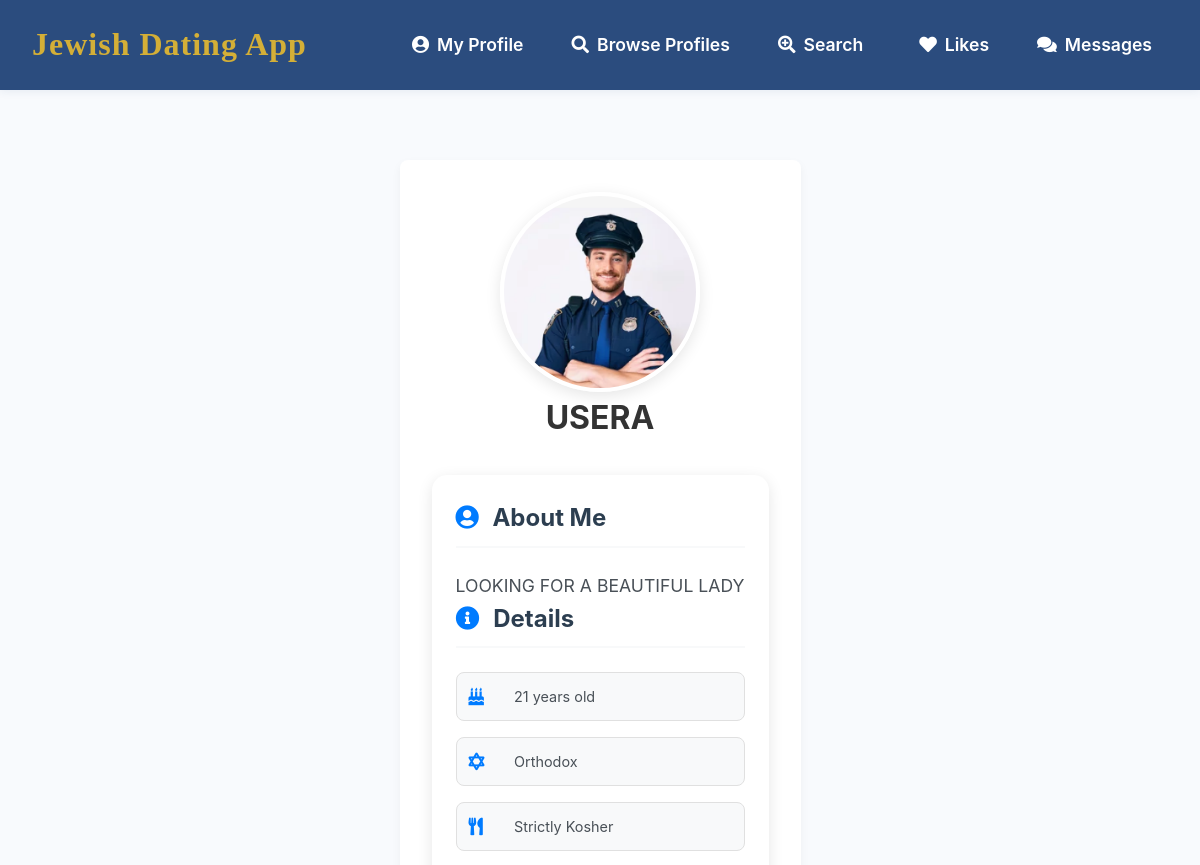
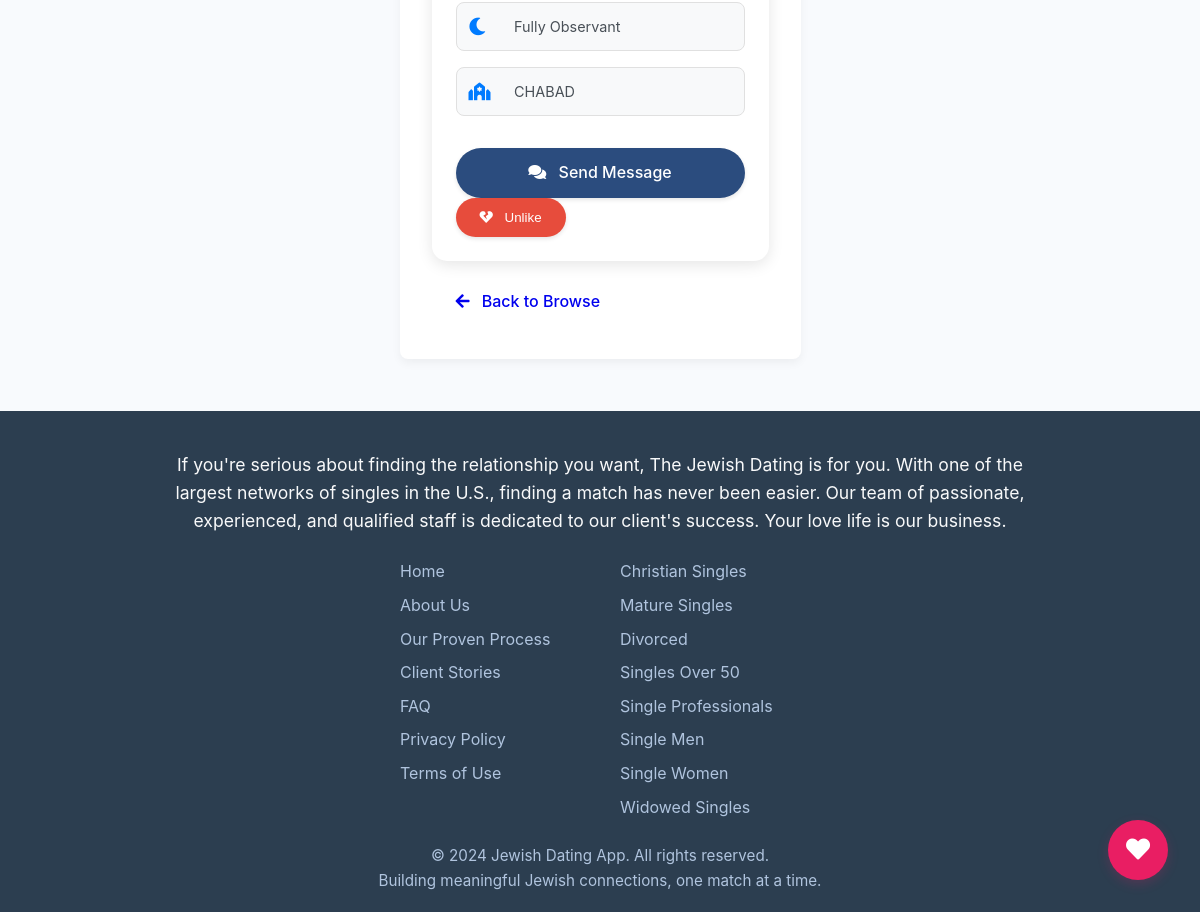
The app's page /user_profile/1 (signed in) with its own data (2 pictures, top to bottom).
### tables this page shows
CREATE TABLE profiles (
            id INTEGER PRIMARY KEY AUTOINCREMENT,
            user_id INTEGER UNIQUE NOT NULL,
            age INTEGER,
            bio TEXT,
            observance_level TEXT,
            kosher_level TEXT,
            shabbat_observance TEXT,
            synagogue_affiliation TEXT,
            profile_picture TEXT, education_level TEXT, occupation TEXT, employer TEXT, annual_income_range TEXT, family_background TEXT, parents_observance TEXT, siblings INTEGER, children INTEGER, want_children TEXT, community_involvement TEXT, jewish_education TEXT, languages TEXT, aliyah_interest TEXT, relationship_goals TEXT, dating_preferences TEXT, deal_breakers TEXT, profile_completion INTEGER DEFAULT 0, is_verified BOOLEAN DEFAULT 0, verification_method TEXT, verification_date TIMESTAMP, last_updated TIMESTAMP, min_age_preference INTEGER DEFAULT 18, max_age_preference INTEGER DEFAULT 120, location_preference TEXT, distance_preference INTEGER DEFAULT 50, -- NEW COLUMN for profile picture filename
            FOREIGN KEY (user_id) REFERENCES users(id)
        );

CREATE TABLE users (
            id INTEGER PRIMARY KEY AUTOINCREMENT,
            username TEXT UNIQUE NOT NULL,
            password TEXT NOT NULL
        , last_active DATETIME, latitude REAL, longitude REAL, min_age_preference INTEGER DEFAULT 18, max_age_preference INTEGER DEFAULT 120);

### app.py (the view)
@app.route('/user_profile/<int:user_id>', endpoint='view_user_profile')
@login_required
def view_user_profile(user_id):
    conn = get_db_connection()
    current_user_id = g.user['id']
    if user_id == current_user_id:
        conn.close()
        return redirect(url_for('profile'))
    target_user = conn.execute(
        'SELECT id, username FROM users WHERE id = ?', (user_id,)
    ).fetchone()
    if not target_user:
        conn.close()
        flash('User not found.', 'error')
        return redirect(url_for('browse_profiles'))
    target_profile = conn.execute(
        '''SELECT age, bio, observance_level, kosher_level, shabbat_observance, synagogue_affiliation, profile_picture
           FROM profiles WHERE user_id = ?''', (user_id,)
    ).fetchone()
    if not target_profile:
        conn.close()
        flash(f'Profile data not found for {target_user["username"]}.', 'error')
        return redirect(url_for('browse_profiles'))
    is_liked_by_me = conn.execute(
        'SELECT 1 FROM likes WHERE liker_id = ? AND liked_id = ?',
        (current_user_id, user_id)
    ).fetchone() is not None
    conn.close()
    return render_template('view_profile.html',
                           target_user=target_user,
                           target_profile=target_profile,
                           is_liked_by_me=is_liked_by_me)

### app.py (called while the page is built)
@app.after_request
def add_security_headers(response):
    response.headers['Strict-Transport-Security'] = 'max-age=31536000; includeSubDomains'
    response.headers['X-Content-Type-Options'] = 'nosniff'
    response.headers['X-Frame-Options'] = 'SAMEORIGIN'
    response.headers['X-XSS-Protection'] = '1; mode=block'
    response.headers['Content-Security-Policy'] = "default-src 'self'; script-src 'self' 'unsafe-inline' cdnjs.cloudflare.com cdn.jsdelivr.net; style-src 'self' 'unsafe-inline' fonts.googleapis.com cdnjs.cloudflare.com cdn.jsdelivr.net; font-src 'self' fonts.gstatic.com cdnjs.cloudflare.com; img-src 'self' data:; connect-src 'self'"
    return response

def get_db_connection():
    conn = sqlite3.connect(app.config['DATABASE'])
    conn.row_factory = sqlite3.Row
    return conn

@app.context_processor
def inject_now():
    return {'now': datetime.datetime.now()}

@app.before_request
def load_logged_in_user():
    user_id = session.get('user_id')
    if user_id is None:
        g.user = None
    else:
        conn = get_db_connection()
        g.user = conn.execute(
            'SELECT * FROM users WHERE id = ?', (user_id,)
        ).fetchone()
        conn.execute(
            'UPDATE users SET last_active = CURRENT_TIMESTAMP WHERE id = ?', (user_id,)
        )
        conn.commit()
        conn.close()

def login_required(view):
    @wraps(view)
    def wrapped_view(*args, **kwargs):
        if g.user is None:
            flash('You need to be logged in to access this page.', 'warning')
            return redirect(url_for('login'))
        return view(*args, **kwargs)
    return wrapped_view

### templates/view_profile.html (shortened to what this page needs)
{% extends "base.html" %}
{% block content %}
<div class="container py-5">
    <div class="profile-view-container">
        <div class="profile-header text-center mb-5">
            <div class="profile-image-large">
                {% if target_profile.profile_picture %}
                    <img src="{{ url_for('static', filename='uploads/' + target_profile.profile_picture) }}"
                         alt="{{ target_user.username }}"
                         class="profile-image">
                {% else %}
                    <div class="profile-image-placeholder">
                        <i class="fas fa-user"></i>
                    </div>
                {% endif %}
            </div>
            <h1 class="display-4 mt-4">{{ target_user.username }}</h1>
        </div>
        {% if target_profile %}
            <div class="profile-content">
                <div class="row">
                    <div class="col-md-8 mx-auto">
                        <div class="card profile-details-card">
                            <div class="card-body">
                                <div class="profile-section">
                                    <h3 class="section-title">
                                        <i class="fas fa-user-circle"></i> About Me
                                    </h3>
                                    <p class="bio-text">{{ target_profile.bio }}</p>
                                </div>
                                <div class="profile-section">
                                    <h3 class="section-title">
                                        <i class="fas fa-info-circle"></i> Details
                                    </h3>
                                    <div class="details-grid">
                                        <div class="detail-item">
                                            <i class="fas fa-birthday-cake"></i>
                                            <span>{{ target_profile.age }} years old</span>
                                        </div>
                                        <div class="detail-item">
                                            <i class="fas fa-star-of-david"></i>
                                            <span>{{ target_profile.observance_level }}</span>
                                        </div>
                                        <div class="detail-item">
                                            <i class="fas fa-utensils"></i>
                                            <span>{{ target_profile.kosher_level }}</span>
                                        </div>
                                        <div class="detail-item">
                                            <i class="fas fa-moon"></i>
                                            <span>{{ target_profile.shabbat_observance }}</span>
                                        </div>
                                        {% if target_profile.synagogue_affiliation %}
                                        <div class="detail-item">
                                            <i class="fas fa-synagogue"></i>
                                            <span>{{ target_profile.synagogue_affiliation }}</span>
                                        </div>
                                        {% endif %}
                                    </div>
                                </div>
                                <div class="profile-actions mt-4">
                                    <div class="d-flex justify-content-center gap-3">
                                        <a href="{{ url_for('conversation', user_id=target_user.id) }}"
                                           class="btn btn-primary">
                                            <i class="fas fa-comments"></i> Send Message
                                        </a>
                                        <form action="{{ url_for('like_profile', user_id=target_user.id) }}"
                                              method="POST"
                                              class="d-inline">
                                            {% if is_liked_by_me %}
                                                <button type="submit" class="btn btn-danger">
                                                    <i class="fas fa-heart-broken"></i> Unlike
                                                </button>
                                            {% else %}
                                                <button type="submit" class="btn btn-primary">
                                                    <i class="fas fa-heart"></i> Like
                                                </button>
                                            {% endif %}
                                        </form>
                                    </div>
                                </div>
                            </div>
                        </div>
                    </div>
                </div>
            </div>
        {% else %}
            <div class="text-center">
                <p class="lead text-muted">This user has not set up a profile yet.</p>
            </div>
        {% endif %}
        <div class="text-center mt-4">
            <a href="{{ url_for('browse_profiles') }}" class="btn btn-outline-secondary">
                <i class="fas fa-arrow-left"></i> Back to Browse
            </a>
        </div>
    </div>
</div>
{% endblock %}

### static/style.css (style rules this page uses)
.profile-header { text-align: center; margin-bottom: 2rem; }
.btn-primary { display: block; width: 100%; padding: 0.75rem; font-size: 1rem; font-weight: 500; text-align: center; color: #fff; background-color: #007bff; border: 1px solid #007bff; border-radius: 0.25rem; cursor: pointer; transition: background-color 0.15s ease-in-out, border-color 0.15s ease-in-out; }
.detail-item { display: flex; align-items: center; gap: 0.6rem; padding: 0.75rem; background: var(--light-gray, #f8f9fa); border-radius: var(--border-radius-small, 5px); font-size: 0.9rem; color: #495057; transition: background-color 0.2s ease; border: 1px solid var(--border-color, #e0e0e0); }
.detail-item i { color: var(--primary-color, #007bff); font-size: 1rem; }
:root { --primary-color: #007bff; --secondary-color: #6c757d; --light-gray: #f8f9fa; --border-color: #e0e0e0; --border-radius: 8px; --border-radius-small: 5px; --box-shadow: 0 1px 6px rgba(0, 0, 0, 0.08); --box-shadow-hover: 0 8px 16px rgba(0, 0, 0, 0.1); }

### templates/base.html (style rules this page uses)
html, body { height: 100%; }
body { min-height: 100vh; display: flex; flex-direction: column; font-family: 'Inter', sans-serif; line-height: 1.6; color: #333; background-color: #f8fafd; padding-top: 80px; }
:root { --primary-color: #2B4C7E; --secondary-color: #D4AF37; --success-color: #2ecc71; --danger-color: #e74c3c; --warning-color: #f1c40f; --light-gray: #f8fafd; --dark-gray: #2c3e50; --text-color: #333; --border-radius: 8px; --box-shadow: 0 4px 10px rgba(0,0,0,0.05); }
* { margin: 0; padding: 0; box-sizing: border-box; }
.btn-primary { display: flex; align-items: center; gap: 0.5rem; padding: 0.6rem 1.25rem; background: var(--primary-color); color: white; border: none; border-radius: 8px; font-weight: 500; transition: all 0.3s ease; text-decoration: none; }
.container { background-color: white; border-radius: var(--border-radius); box-shadow: var(--box-shadow); padding: 2rem; margin-bottom: 2rem; }
.btn { display: inline-block; padding: 0.8rem 1.5rem; border: none; border-radius: var(--border-radius); font-weight: 500; text-decoration: none; cursor: pointer; transition: all 0.3s ease; }
.btn-danger { background-color: var(--danger-color); color: white; }
.card { background-color: white; border-radius: var(--border-radius); box-shadow: var(--box-shadow); padding: 1.5rem; margin-bottom: 1rem; }

### templates/view_profile.html (style rules this page uses)
.profile-view-container { max-width: 1200px; margin: 0 auto; }
.profile-image-large { width: 200px; height: 200px; margin: 0 auto; border-radius: 50%; overflow: hidden; box-shadow: 0 4px 15px rgba(0, 0, 0, 0.1); border: 4px solid #fff; }
.profile-image { width: 100%; height: 100%; object-fit: cover; }
.profile-details-card { border: none; border-radius: 15px; box-shadow: 0 4px 15px rgba(0, 0, 0, 0.1); background: #fff; }
.section-title { color: #2c3e50; font-size: 1.5rem; margin-bottom: 1.5rem; padding-bottom: 0.5rem; border-bottom: 2px solid #f8f9fa; }
.section-title i { color: #007bff; margin-right: 0.5rem; }
.bio-text { color: #495057; line-height: 1.6; font-size: 1.1rem; }
.details-grid { display: grid; grid-template-columns: repeat(auto-fit, minmax(200px, 1fr)); gap: 1rem; margin-top: 1rem; }
.detail-item { display: flex; align-items: center; padding: 0.75rem; background: #f8f9fa; border-radius: 8px; transition: transform 0.2s ease; }
.detail-item i { width: 24px; margin-right: 0.75rem; color: #007bff; font-size: 1.1rem; }
.profile-actions { margin-top: 2rem; }
.btn { padding: 0.75rem 1.5rem; border-radius: 25px; font-weight: 500; transition: all 0.2s ease-in-out; }
.btn i { margin-right: 0.5rem; }
.btn-primary, .btn-danger { box-shadow: 0 2px 4px rgba(0, 0, 0, 0.1); }
.btn-outline-secondary { border-width: 2px; }
.gap-3 { gap: 1rem; }

### records on screen
profiles: profile_picture.username (picture), bio "LOOKING FOR A BEAUTIFUL LADY", age "21", observance_level "Orthodox", kosher_level "Strictly Kosher", shabbat_observance "Fully Observant", synagogue_affiliation "CHABAD"
users: username "USERA"
